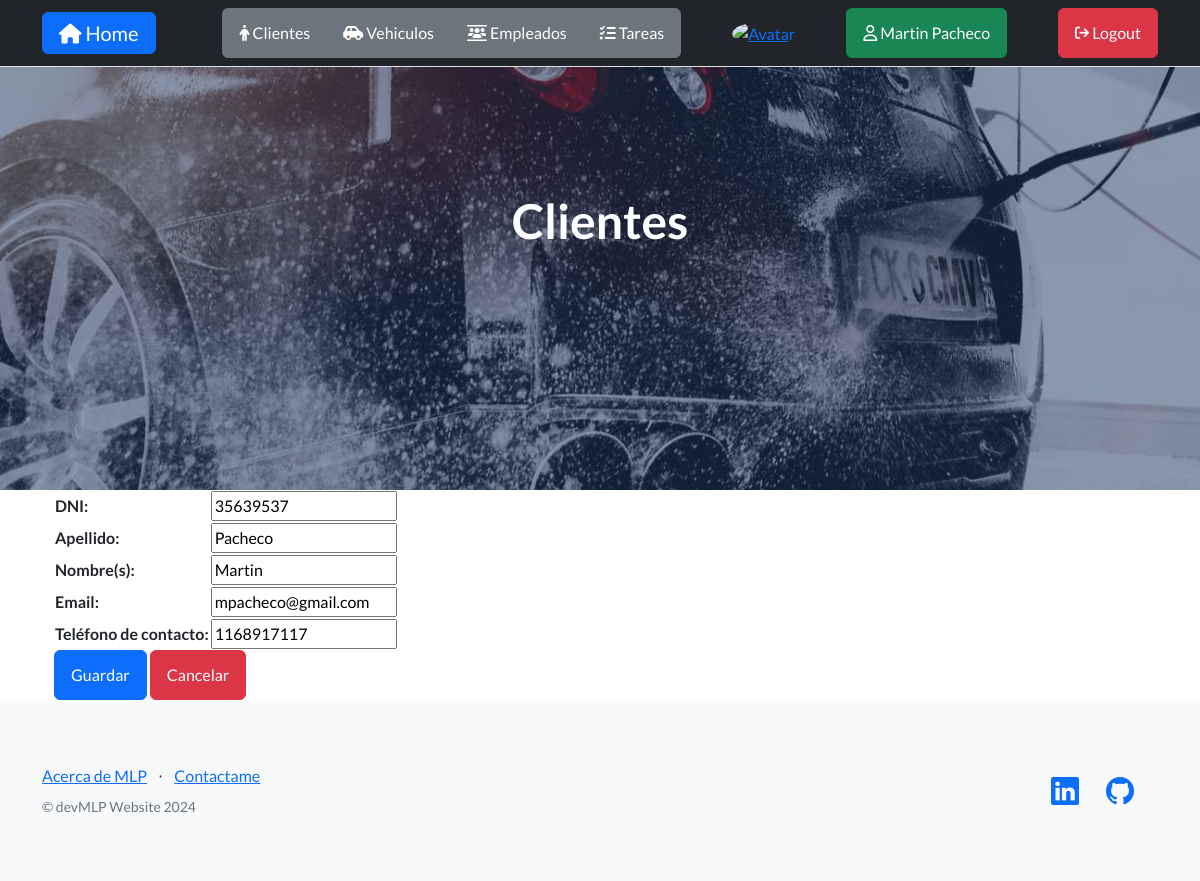
The page /update/client/2/ (signed in) on the database its author committed.
### myapp/models.py (models this page shows, shortened)
class Client(models.Model):
    DNI = models.CharField(max_length=8, unique=True)
    last_name = models.CharField(max_length=80)
    name = models.CharField(max_length=80)
    email = models.EmailField()
    tel = models.CharField(max_length=10)
    class Meta:
        ordering = ["last_name"]

### myapp/views.py (the view)
class UpdateClient(LoginRequiredMixin, UpdateView):
    model = Client
    form_class = UpdateClientForm
    success_url = reverse_lazy("clients")

### myapp/forms.py
class UpdateClientForm(forms.ModelForm):
    def __init__(self, *args, **kwargs):
        super().__init__(*args, **kwargs)
        self.fields["DNI"].widget.attrs["readonly"] = True
    class Meta:
        model = Client
        fields = ["DNI", "last_name", "name", "email", "tel"]
        labels = {
            "DNI": "DNI",
            "last_name": "Apellido",
            "name": "Nombre(s)",
            "email": "Email",
            "tel": "Teléfono de contacto",
        }

### myapp/templates/myapp/client_form.html (shortened to what this page needs)
{% extends 'myapp/client_list.html' %}
{% block content %}
  <form action="" method="POST">
    <table>{{ form.as_table }}</table>
    <input class="btn btn-primary" type="submit" value="Guardar" />
    <button type="button" class="btn btn-danger" onclick="window.history.back()">Cancelar</button>
  </form>
{% endblock %}

### myapp/templates/myapp/index.html (shortened to what this page needs)
<!DOCTYPE html>
<html lang="es">
  <head>
    {% load static %}
    <link href="https://cdn.jsdelivr.net/npm/bootstrap-icons@1.5.0/font/bootstrap-icons.css" rel="stylesheet" type="text/css" />
    <link href="{% static 'css/styles.css' %}" rel="stylesheet" />
    <link rel="stylesheet" href="https://cdnjs.cloudflare.com/ajax/libs/font-awesome/6.4.0/css/all.min.css" />
  </head>
  <body>
    <nav class="navbar fixed-top bg-dark border-bottom border-body static-top">
      <div class="container align-items-center">
        <a class="navbar-brand btn btn-primary text-white" href="{% url 'home' %}"><i class="fa-solid fa-house"></i> Home</a>
        {% if user.is_authenticated %}
          <div class="btn-group" role="group" aria-label="">
            <a class="btn btn-secondary text-white" href="{% url 'clients' %}"><i class="fa-solid fa-person"></i> Clientes</a>
            <a class="btn btn-secondary text-white" href="{% url 'vehicles' %}"><i class="fa-solid fa-car-side"></i> Vehiculos</a>
            <a class="btn btn-secondary text-white" href="{% url 'employees' %}"><i class="fa-solid fa-users-between-lines"></i> Empleados</a>
            <a class="btn btn-secondary text-white" href="{% url 'tasks' %}"><i class="fa-solid fa-list-check"></i> Tareas</a>
          </div>
          <a href="{% url 'add-avatar' %}"><img class="rounded-circle" src="{{ request.session.avatar }}" height="40px" width="40px" alt="Avatar" /></a>
          <a class="btn btn-success text-white" href="{% url 'profile' %}"><i class="fa-regular fa-user"></i> {{ user.first_name }} {{ user.last_name }}</a>
          <form action="{% url 'logout' %}" method="post">
            <button class="btn btn-danger text-white" type="submit"><i class="fa-solid fa-arrow-right-from-bracket fa-sm" title="Logout"></i> Logout</button>
          </form>
        {% else %}
          <a class="navbar-brand btn btn-primary text-white" href="{% url 'login' %}"><i class="fa-solid fa-right-to-bracket"></i> Login</a>
          <a class="navbar-brand btn btn-success text-white" href="{% url 'register' %}"><i class="fa-solid fa-user-plus"></i> Registrarse</a>
        {% endif %}
      </div>
    </nav>
    <header class="masthead">
      <div class="container position-relative">
        <div class="row justify-content-center">
          <div class="col-xl-8">
            <div class="text-center text-white">
              {% block title %}{% endblock %}
            </div>
          </div>
        </div>
      </div>
    </header>
    <div class="container px-4">
      {% block content %}
      {% endblock %}
    </div>
    <footer class="footer bg-light">
      <div class="container">
        <div class="row">
          <div class="col-lg-6 h-100 text-center text-lg-start my-auto">
            <ul class="list-inline mb-2">
              <li class="list-inline-item">
                <a href="{% url 'about-me' %}">Acerca de MLP</a>
              </li>
              <li class="list-inline-item">⋅</li>
              <li class="list-inline-item">
                <a href="#!">Contactame</a>
              </li>
            </ul>
            <p class="text-muted small mb-4 mb-lg-0">&copy; devMLP Website 2024</p>
          </div>
          <div class="col-lg-6 h-100 text-center text-lg-end my-auto">
            <ul class="list-inline mb-0">
              <li class="list-inline-item me-4">
                <a href="https://www.linkedin.com/in/martinlpacheco" target="_blank"><i class="bi-linkedin fs-3"></i></a>
              </li>
              <li class="list-inline-item me-4">
                <a href="https://www.github.com/martinlpc" target="_blank"><i class="bi-github fs-3"></i></a>
              </li>
            </ul>
          </div>
        </div>
      </div>
    </footer>
  </body>
</html>

### rows shown on the page
Client: DNI "35639537", last_name "Pacheco", name "Martin", email "mpacheco@gmail.com", tel "1168917117"

### other values the page prints
{{ user.first_name }} "Martin"
{{ user.last_name }} "Pacheco"
